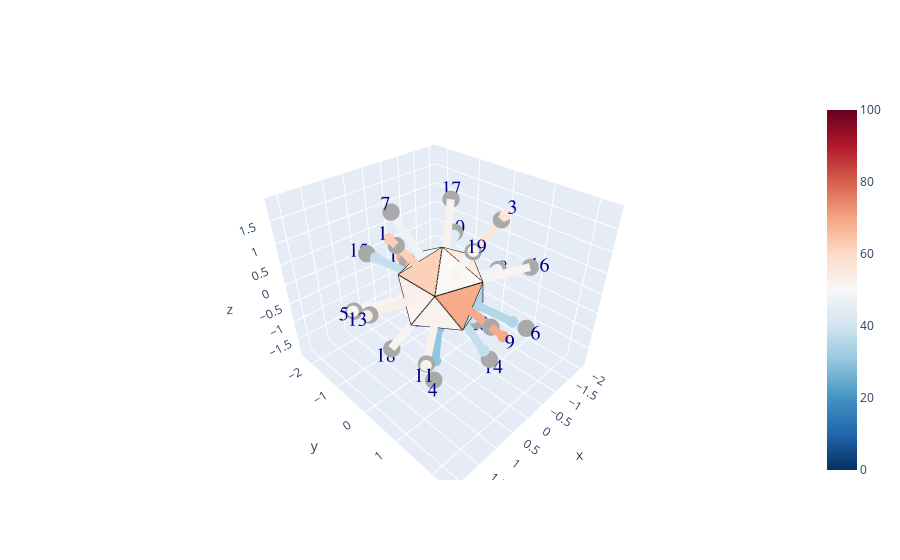

Notebook cell for this chart:
### Code cell
display_dice(test_dice.iloc[:,0], cmap='rdbu_r')
# display_dice(test_dice_2.iloc[:-1,3])

#Not bad, but the face vectors could be better. Maybe need an outline.

#Also, should be uniform color for any spots that are within expected
#variance. Only color up the ones outside it!

### Figure 1 — Plotly figure (JSON) as saved in the notebook; plotly's stock layout.template omitted (floating-point values rounded to 4 significant figures)
{"data": [{"cmax": 100, "cmin": 0, "colorscale": [[0, "rgb(5,48,97)"], [0.1, "rgb(33,102,172)"], [0.2, "rgb(67,147,195)"], [0.3, "rgb(146,197,222)"], [0.4, "rgb(209,229,240)"], [0.5, "rgb(247,247,247)"], [0.6, "rgb(253,219,199)"], [0.7, "rgb(244,165,130)"], [0.8, "rgb(214,96,77)"], [0.9, "rgb(178,24,43)"], [1, "rgb(103,0,31)"]], "i": [0, 6, 0, 2, 8, 2, 0, 4, 1, 5, 1, 6, 1, 2, 7, 3, 0, 8, 0, 4], "intensity": [62, 63, 56, 30, 51, 35, 48, 48, 69, 44, 52, 68, 53, 38, 38, 51, 52, 51, 51, 40], "intensitymode": "cell", "j": [1, 8, 3, 10, 9, 3, 7, 5, 2, 6, 2, 7, 9, 4, 8, 4, 5, 10, 1, 6], "k": [9, 11, 5, 11, 10, 4, 9, 6, 3, 7, 10, 8, 10, 11, 9, 5, 7, 11, 3, 11], "lighting": {"ambient": 1}, "type": "mesh3d", "x": [0, 0.7236, 0.2764, -0.2764, -0.7236, -0.8944, -0.7236, -0.2764, 0.2764, 0.7236, 0.8944, 1.225e-16], "y": [0, 0.5257, 0.8507, 0.8507, 0.5257, 1.095e-16, -0.5257, -0.8507, -0.8507, -0.5257, -2.191e-16, 0], "z": [1, 0.4472, -0.4472, 0.4472, -0.4472, 0.4472, -0.4472, 0.4472, -0.4472, 0.4472, -0.4472, -1]}, {"marker": {"color": "darkgray", "size": 6, "symbol": "circle"}, "mode": "markers", "type": "scatter3d", "x": [1.153, -0.3564, -0.9331, 0.9331, 1.51, -0.5767, 0.3564, -1.866, 0.5767, -1.51, 1.51, -0.5767, 1.866, -0.3564, 0.5767, -1.51, -0.9331, 0.9331, 0.3564, -1.153], "y": [-8.848e-17, -1.097, 0.678, 0.678, -1.097, 1.775, -1.097, 2.655e-16, 1.775, -1.097, 1.097, -1.775, -2.631e-16, 1.097, -1.775, 1.097, -0.678, -0.678, 1.097, 1.77e-16], "z": [1.51, -1.51, 1.51, -1.51, -0.3564, -0.3564, 1.51, -0.3564, 0.3564, 0.3564, -0.3564, -0.3564, 0.3564, -1.51, 0.3564, 0.3564, 1.51, -1.51, 1.51, -1.51]}, {"marker": {"color": 1, "opacity": 1, "size": 12}, "mode": "lines", "name": "vertices", "type": "scatter3d", "x": [0, 0.7236, -0.2764, 0, -0.8944, -0.2764, 0.2764, -0.7236, -0.2764, -0.8944, -0.7236, -0.7236, -0.8944, -0.2764, -0.7236, 0.2764, -0.2764, 0, 0.7236, -0.2764, 0.2764, 0.7236, 0.7236, 0.8944, 0.2764, 1.225e-16, 0.8944, 0.2764, 1.225e-16, -0.7236, -0.7236, 1.225e-16, 0.8944, 0.7236, 0.7236, 0.2764], "y": [0, 0.5257, 0.8507, 0, 1.095e-16, 0.8507, 0.8507, 0.5257, 0.8507, 1.095e-16, 0.5257, -0.5257, 1.095e-16, -0.8507, -0.5257, -0.8507, -0.8507, 0, -0.5257, -0.8507, -0.8507, -0.5257, 0.5257, -2.191e-16, -0.8507, 0, -2.191e-16, 0.8507, 0, 0.5257, -0.5257, 0, -2.191e-16, -0.5257, 0.5257, 0.8507], "z": [1, 0.4472, 0.4472, 1, 0.4472, 0.4472, -0.4472, -0.4472, 0.4472, 0.4472, -0.4472, -0.4472, 0.4472, 0.4472, -0.4472, -0.4472, 0.4472, 1, 0.4472, 0.4472, -0.4472, 0.4472, 0.4472, -0.4472, -0.4472, -1, -0.4472, -0.4472, -1, -0.4472, -0.4472, -1, -0.4472, 0.4472, 0.4472, -0.4472]}, {"marker": {"cmax": 2, "cmin": 0, "color": [1.24, 1.24], "colorscale": [[0, "rgb(5,48,97)"], [0.1, "rgb(33,102,172)"], [0.2, "rgb(67,147,195)"], [0.3, "rgb(146,197,222)"], [0.4, "rgb(209,229,240)"], [0.5, "rgb(247,247,247)"], [0.6, "rgb(253,219,199)"], [0.7, "rgb(244,165,130)"], [0.8, "rgb(214,96,77)"], [0.9, "rgb(178,24,43)"], [1, "rgb(103,0,31)"]], "size": 4}, "mode": "markers", "type": "scatter3d", "x": [1.299, 0.5026], "y": [-9.966e-17, -3.856e-17], "z": [1.701, 0.658]}, {"line": {"cmax": 2, "cmin": 0, "color": [1.24, 1.24], "colorscale": [[0, "rgb(5,48,97)"], [0.1, "rgb(33,102,172)"], [0.2, "rgb(67,147,195)"], [0.3, "rgb(146,197,222)"], [0.4, "rgb(209,229,240)"], [0.5, "rgb(247,247,247)"], [0.6, "rgb(253,219,199)"], [0.7, "rgb(244,165,130)"], [0.8, "rgb(214,96,77)"], [0.9, "rgb(178,24,43)"], [1, "rgb(103,0,31)"]], "width": 16}, "marker": {"cmax": 2, "cmin": 0, "color": [1.24, 1.24], "colorscale": [[0, "rgb(5,48,97)"], [0.1, "rgb(33,102,172)"], [0.2, "rgb(67,147,195)"], [0.3, "rgb(146,197,222)"], [0.4, "rgb(209,229,240)"], [0.5, "rgb(247,247,247)"], [0.6, "rgb(253,219,199)"], [0.7, "rgb(244,165,130)"], [0.8, "rgb(214,96,77)"], [0.9, "rgb(178,24,43)"], [1, "rgb(103,0,31)"]], "size": 3}, "mode": "lines+markers", "type": "scatter3d", "x": [1.299, 0.5026], "y": [-9.966e-17, -3.856e-17], "z": [1.701, 0.658]}, {"marker": {"cmax": 2, "cmin": 0, "color": [1.26, 1.26], "colorscale": [[0, "rgb(5,48,97)"], [0.1, "rgb(33,102,172)"], [0.2, "rgb(67,147,195)"], [0.3, "rgb(146,197,222)"], [0.4, "rgb(209,229,240)"], [0.5, "rgb(247,247,247)"], [0.6, "rgb(253,219,199)"], [0.7, "rgb(244,165,130)"], [0.8, "rgb(214,96,77)"], [0.9, "rgb(178,24,43)"], [1, "rgb(103,0,31)"]], "size": 4}, "mode": "markers", "type": "scatter3d", "x": [-0.4052, -0.1553], "y": [-1.247, -0.478], "z": [-1.716, -0.658]}, {"line": {"cmax": 2, "cmin": 0, "color": [1.26, 1.26], "colorscale": [[0, "rgb(5,48,97)"], [0.1, "rgb(33,102,172)"], [0.2, "rgb(67,147,195)"], [0.3, "rgb(146,197,222)"], [0.4, "rgb(209,229,240)"], [0.5, "rgb(247,247,247)"], [0.6, "rgb(253,219,199)"], [0.7, "rgb(244,165,130)"], [0.8, "rgb(214,96,77)"], [0.9, "rgb(178,24,43)"], [1, "rgb(103,0,31)"]], "width": 16}, "marker": {"cmax": 2, "cmin": 0, "color": [1.26, 1.26], "colorscale": [[0, "rgb(5,48,97)"], [0.1, "rgb(33,102,172)"], [0.2, "rgb(67,147,195)"], [0.3, "rgb(146,197,222)"], [0.4, "rgb(209,229,240)"], [0.5, "rgb(247,247,247)"], [0.6, "rgb(253,219,199)"], [0.7, "rgb(244,165,130)"], [0.8, "rgb(214,96,77)"], [0.9, "rgb(178,24,43)"], [1, "rgb(103,0,31)"]], "size": 3}, "mode": "lines+markers", "type": "scatter3d", "x": [-0.4052, -0.1553], "y": [-1.247, -0.478], "z": [-1.716, -0.658]}, {"marker": {"cmax": 2, "cmin": 0, "color": [1.12, 1.12], "colorscale": [[0, "rgb(5,48,97)"], [0.1, "rgb(33,102,172)"], [0.2, "rgb(67,147,195)"], [0.3, "rgb(146,197,222)"], [0.4, "rgb(209,229,240)"], [0.5, "rgb(247,247,247)"], [0.6, "rgb(253,219,199)"], [0.7, "rgb(244,165,130)"], [0.8, "rgb(214,96,77)"], [0.9, "rgb(178,24,43)"], [1, "rgb(103,0,31)"]], "size": 4}, "mode": "markers", "type": "scatter3d", "x": [-0.9921, -0.4067], "y": [0.7208, 0.2954], "z": [1.605, 0.658]}, {"line": {"cmax": 2, "cmin": 0, "color": [1.12, 1.12], "colorscale": [[0, "rgb(5,48,97)"], [0.1, "rgb(33,102,172)"], [0.2, "rgb(67,147,195)"], [0.3, "rgb(146,197,222)"], [0.4, "rgb(209,229,240)"], [0.5, "rgb(247,247,247)"], [0.6, "rgb(253,219,199)"], [0.7, "rgb(244,165,130)"], [0.8, "rgb(214,96,77)"], [0.9, "rgb(178,24,43)"], [1, "rgb(103,0,31)"]], "width": 16}, "marker": {"cmax": 2, "cmin": 0, "color": [1.12, 1.12], "colorscale": [[0, "rgb(5,48,97)"], [0.1, "rgb(33,102,172)"], [0.2, "rgb(67,147,195)"], [0.3, "rgb(146,197,222)"], [0.4, "rgb(209,229,240)"], [0.5, "rgb(247,247,247)"], [0.6, "rgb(253,219,199)"], [0.7, "rgb(244,165,130)"], [0.8, "rgb(214,96,77)"], [0.9, "rgb(178,24,43)"], [1, "rgb(103,0,31)"]], "size": 3}, "mode": "lines+markers", "type": "scatter3d", "x": [-0.9921, -0.4067], "y": [0.7208, 0.2954], "z": [1.605, 0.658]}, {"marker": {"cmax": 2, "cmin": 0, "color": [0.6, 0.6], "colorscale": [[0, "rgb(5,48,97)"], [0.1, "rgb(33,102,172)"], [0.2, "rgb(67,147,195)"], [0.3, "rgb(146,197,222)"], [0.4, "rgb(209,229,240)"], [0.5, "rgb(247,247,247)"], [0.6, "rgb(253,219,199)"], [0.7, "rgb(244,165,130)"], [0.8, "rgb(214,96,77)"], [0.9, "rgb(178,24,43)"], [1, "rgb(103,0,31)"]], "size": 4}, "mode": "markers", "type": "scatter3d", "x": [0.7367, 0.4067], "y": [0.5352, 0.2954], "z": [-1.192, -0.658]}, {"line": {"cmax": 2, "cmin": 0, "color": [0.6, 0.6], "colorscale": [[0, "rgb(5,48,97)"], [0.1, "rgb(33,102,172)"], [0.2, "rgb(67,147,195)"], [0.3, "rgb(146,197,222)"], [0.4, "rgb(209,229,240)"], [0.5, "rgb(247,247,247)"], [0.6, "rgb(253,219,199)"], [0.7, "rgb(244,165,130)"], [0.8, "rgb(214,96,77)"], [0.9, "rgb(178,24,43)"], [1, "rgb(103,0,31)"]], "width": 16}, "marker": {"cmax": 2, "cmin": 0, "color": [0.6, 0.6], "colorscale": [[0, "rgb(5,48,97)"], [0.1, "rgb(33,102,172)"], [0.2, "rgb(67,147,195)"], [0.3, "rgb(146,197,222)"], [0.4, "rgb(209,229,240)"], [0.5, "rgb(247,247,247)"], [0.6, "rgb(253,219,199)"], [0.7, "rgb(244,165,130)"], [0.8, "rgb(214,96,77)"], [0.9, "rgb(178,24,43)"], [1, "rgb(103,0,31)"]], "size": 3}, "mode": "lines+markers", "type": "scatter3d", "x": [0.7367, 0.4067], "y": [0.5352, 0.2954], "z": [-1.192, -0.658]}, {"marker": {"cmax": 2, "cmin": 0, "color": [1.02, 1.02], "colorscale": [[0, "rgb(5,48,97)"], [0.1, "rgb(33,102,172)"], [0.2, "rgb(67,147,195)"], [0.3, "rgb(146,197,222)"], [0.4, "rgb(209,229,240)"], [0.5, "rgb(247,247,247)"], [0.6, "rgb(253,219,199)"], [0.7, "rgb(244,165,130)"], [0.8, "rgb(214,96,77)"], [0.9, "rgb(178,24,43)"], [1, "rgb(103,0,31)"]], "size": 4}, "mode": "markers", "type": "scatter3d", "x": [1.526, 0.658], "y": [-1.109, -0.478], "z": [-0.3602, -0.1553]}, {"line": {"cmax": 2, "cmin": 0, "color": [1.02, 1.02], "colorscale": [[0, "rgb(5,48,97)"], [0.1, "rgb(33,102,172)"], [0.2, "rgb(67,147,195)"], [0.3, "rgb(146,197,222)"], [0.4, "rgb(209,229,240)"], [0.5, "rgb(247,247,247)"], [0.6, "rgb(253,219,199)"], [0.7, "rgb(244,165,130)"], [0.8, "rgb(214,96,77)"], [0.9, "rgb(178,24,43)"], [1, "rgb(103,0,31)"]], "width": 16}, "marker": {"cmax": 2, "cmin": 0, "color": [1.02, 1.02], "colorscale": [[0, "rgb(5,48,97)"], [0.1, "rgb(33,102,172)"], [0.2, "rgb(67,147,195)"], [0.3, "rgb(146,197,222)"], [0.4, "rgb(209,229,240)"], [0.5, "rgb(247,247,247)"], [0.6, "rgb(253,219,199)"], [0.7, "rgb(244,165,130)"], [0.8, "rgb(214,96,77)"], [0.9, "rgb(178,24,43)"], [1, "rgb(103,0,31)"]], "size": 3}, "mode": "lines+markers", "type": "scatter3d", "x": [1.526, 0.658], "y": [-1.109, -0.478], "z": [-0.3602, -0.1553]}, {"marker": {"cmax": 2, "cmin": 0, "color": [0.7, 0.7], "colorscale": [[0, "rgb(5,48,97)"], [0.1, "rgb(33,102,172)"], [0.2, "rgb(67,147,195)"], [0.3, "rgb(146,197,222)"], [0.4, "rgb(209,229,240)"], [0.5, "rgb(247,247,247)"], [0.6, "rgb(253,219,199)"], [0.7, "rgb(244,165,130)"], [0.8, "rgb(214,96,77)"], [0.9, "rgb(178,24,43)"], [1, "rgb(103,0,31)"]], "size": 4}, "mode": "markers", "type": "scatter3d", "x": [-0.4856, -0.2513], "y": [1.495, 0.7735], "z": [-0.3001, -0.1553]}, {"line": {"cmax": 2, "cmin": 0, "color": [0.7, 0.7], "colorscale": [[0, "rgb(5,48,97)"], [0.1, "rgb(33,102,172)"], [0.2, "rgb(67,147,195)"], [0.3, "rgb(146,197,222)"], [0.4, "rgb(209,229,240)"], [0.5, "rgb(247,247,247)"], [0.6, "rgb(253,219,199)"], [0.7, "rgb(244,165,130)"], [0.8, "rgb(214,96,77)"], [0.9, "rgb(178,24,43)"], [1, "rgb(103,0,31)"]], "width": 16}, "marker": {"cmax": 2, "cmin": 0, "color": [0.7, 0.7], "colorscale": [[0, "rgb(5,48,97)"], [0.1, "rgb(33,102,172)"], [0.2, "rgb(67,147,195)"], [0.3, "rgb(146,197,222)"], [0.4, "rgb(209,229,240)"], [0.5, "rgb(247,247,247)"], [0.6, "rgb(253,219,199)"], [0.7, "rgb(244,165,130)"], [0.8, "rgb(214,96,77)"], [0.9, "rgb(178,24,43)"], [1, "rgb(103,0,31)"]], "size": 3}, "mode": "lines+markers", "type": "scatter3d", "x": [-0.4856, -0.2513], "y": [1.495, 0.7735], "z": [-0.3001, -0.1553]}, {"marker": {"cmax": 2, "cmin": 0, "color": [0.96, 0.96], "colorscale": [[0, "rgb(5,48,97)"], [0.1, "rgb(33,102,172)"], [0.2, "rgb(67,147,195)"], [0.3, "rgb(146,197,222)"], [0.4, "rgb(209,229,240)"], [0.5, "rgb(247,247,247)"], [0.6, "rgb(253,219,199)"], [0.7, "rgb(244,165,130)"], [0.8, "rgb(214,96,77)"], [0.9, "rgb(178,24,43)"], [1, "rgb(103,0,31)"]], "size": 4}, "mode": "markers", "type": "scatter3d", "x": [0.3489, 0.1553], "y": [-1.074, -0.478], "z": [1.478, 0.658]}, {"line": {"cmax": 2, "cmin": 0, "color": [0.96, 0.96], "colorscale": [[0, "rgb(5,48,97)"], [0.1, "rgb(33,102,172)"], [0.2, "rgb(67,147,195)"], [0.3, "rgb(146,197,222)"], [0.4, "rgb(209,229,240)"], [0.5, "rgb(247,247,247)"], [0.6, "rgb(253,219,199)"], [0.7, "rgb(244,165,130)"], [0.8, "rgb(214,96,77)"], [0.9, "rgb(178,24,43)"], [1, "rgb(103,0,31)"]], "width": 16}, "marker": {"cmax": 2, "cmin": 0, "color": [0.96, 0.96], "colorscale": [[0, "rgb(5,48,97)"], [0.1, "rgb(33,102,172)"], [0.2, "rgb(67,147,195)"], [0.3, "rgb(146,197,222)"], [0.4, "rgb(209,229,240)"], [0.5, "rgb(247,247,247)"], [0.6, "rgb(253,219,199)"], [0.7, "rgb(244,165,130)"], [0.8, "rgb(214,96,77)"], [0.9, "rgb(178,24,43)"], [1, "rgb(103,0,31)"]], "size": 3}, "mode": "lines+markers", "type": "scatter3d", "x": [0.3489, 0.1553], "y": [-1.074, -0.478], "z": [1.478, 0.658]}, {"marker": {"cmax": 2, "cmin": 0, "color": [0.96, 0.96], "colorscale": [[0, "rgb(5,48,97)"], [0.1, "rgb(33,102,172)"], [0.2, "rgb(67,147,195)"], [0.3, "rgb(146,197,222)"], [0.4, "rgb(209,229,240)"], [0.5, "rgb(247,247,247)"], [0.6, "rgb(253,219,199)"], [0.7, "rgb(244,165,130)"], [0.8, "rgb(214,96,77)"], [0.9, "rgb(178,24,43)"], [1, "rgb(103,0,31)"]], "size": 4}, "mode": "markers", "type": "scatter3d", "x": [-1.827, -0.8133], "y": [2.599e-16, 1.157e-16], "z": [-0.3489, -0.1553]}, {"line": {"cmax": 2, "cmin": 0, "color": [0.96, 0.96], "colorscale": [[0, "rgb(5,48,97)"], [0.1, "rgb(33,102,172)"], [0.2, "rgb(67,147,195)"], [0.3, "rgb(146,197,222)"], [0.4, "rgb(209,229,240)"], [0.5, "rgb(247,247,247)"], [0.6, "rgb(253,219,199)"], [0.7, "rgb(244,165,130)"], [0.8, "rgb(214,96,77)"], [0.9, "rgb(178,24,43)"], [1, "rgb(103,0,31)"]], "width": 16}, "marker": {"cmax": 2, "cmin": 0, "color": [0.96, 0.96], "colorscale": [[0, "rgb(5,48,97)"], [0.1, "rgb(33,102,172)"], [0.2, "rgb(67,147,195)"], [0.3, "rgb(146,197,222)"], [0.4, "rgb(209,229,240)"], [0.5, "rgb(247,247,247)"], [0.6, "rgb(253,219,199)"], [0.7, "rgb(244,165,130)"], [0.8, "rgb(214,96,77)"], [0.9, "rgb(178,24,43)"], [1, "rgb(103,0,31)"]], "size": 3}, "mode": "lines+markers", "type": "scatter3d", "x": [-1.827, -0.8133], "y": [2.599e-16, 1.157e-16], "z": [-0.3489, -0.1553]}, {"marker": {"cmax": 2, "cmin": 0, "color": [1.38, 1.38], "colorscale": [[0, "rgb(5,48,97)"], [0.1, "rgb(33,102,172)"], [0.2, "rgb(67,147,195)"], [0.3, "rgb(146,197,222)"], [0.4, "rgb(209,229,240)"], [0.5, "rgb(247,247,247)"], [0.6, "rgb(253,219,199)"], [0.7, "rgb(244,165,130)"], [0.8, "rgb(214,96,77)"], [0.9, "rgb(178,24,43)"], [1, "rgb(103,0,31)"]], "size": 4}, "mode": "markers", "type": "scatter3d", "x": [0.6921, 0.2513], "y": [2.13, 0.7735], "z": [0.4277, 0.1553]}, {"line": {"cmax": 2, "cmin": 0, "color": [1.38, 1.38], "colorscale": [[0, "rgb(5,48,97)"], [0.1, "rgb(33,102,172)"], [0.2, "rgb(67,147,195)"], [0.3, "rgb(146,197,222)"], [0.4, "rgb(209,229,240)"], [0.5, "rgb(247,247,247)"], [0.6, "rgb(253,219,199)"], [0.7, "rgb(244,165,130)"], [0.8, "rgb(214,96,77)"], [0.9, "rgb(178,24,43)"], [1, "rgb(103,0,31)"]], "width": 16}, "marker": {"cmax": 2, "cmin": 0, "color": [1.38, 1.38], "colorscale": [[0, "rgb(5,48,97)"], [0.1, "rgb(33,102,172)"], [0.2, "rgb(67,147,195)"], [0.3, "rgb(146,197,222)"], [0.4, "rgb(209,229,240)"], [0.5, "rgb(247,247,247)"], [0.6, "rgb(253,219,199)"], [0.7, "rgb(244,165,130)"], [0.8, "rgb(214,96,77)"], [0.9, "rgb(178,24,43)"], [1, "rgb(103,0,31)"]], "size": 3}, "mode": "lines+markers", "type": "scatter3d", "x": [0.6921, 0.2513], "y": [2.13, 0.7735], "z": [0.4277, 0.1553]}, {"marker": {"cmax": 2, "cmin": 0, "color": [0.88, 0.88], "colorscale": [[0, "rgb(5,48,97)"], [0.1, "rgb(33,102,172)"], [0.2, "rgb(67,147,195)"], [0.3, "rgb(146,197,222)"], [0.4, "rgb(209,229,240)"], [0.5, "rgb(247,247,247)"], [0.6, "rgb(253,219,199)"], [0.7, "rgb(244,165,130)"], [0.8, "rgb(214,96,77)"], [0.9, "rgb(178,24,43)"], [1, "rgb(103,0,31)"]], "size": 4}, "mode": "markers", "type": "scatter3d", "x": [-1.414, -0.658], "y": [-1.028, -0.478], "z": [0.3339, 0.1553]}, {"line": {"cmax": 2, "cmin": 0, "color": [0.88, 0.88], "colorscale": [[0, "rgb(5,48,97)"], [0.1, "rgb(33,102,172)"], [0.2, "rgb(67,147,195)"], [0.3, "rgb(146,197,222)"], [0.4, "rgb(209,229,240)"], [0.5, "rgb(247,247,247)"], [0.6, "rgb(253,219,199)"], [0.7, "rgb(244,165,130)"], [0.8, "rgb(214,96,77)"], [0.9, "rgb(178,24,43)"], [1, "rgb(103,0,31)"]], "width": 16}, "marker": {"cmax": 2, "cmin": 0, "color": [0.88, 0.88], "colorscale": [[0, "rgb(5,48,97)"], [0.1, "rgb(33,102,172)"], [0.2, "rgb(67,147,195)"], [0.3, "rgb(146,197,222)"], [0.4, "rgb(209,229,240)"], [0.5, "rgb(247,247,247)"], [0.6, "rgb(253,219,199)"], [0.7, "rgb(244,165,130)"], [0.8, "rgb(214,96,77)"], [0.9, "rgb(178,24,43)"], [1, "rgb(103,0,31)"]], "size": 3}, "mode": "lines+markers", "type": "scatter3d", "x": [-1.414, -0.658], "y": [-1.028, -0.478], "z": [0.3339, 0.1553]}, {"marker": {"cmax": 2, "cmin": 0, "color": [1.04, 1.04], "colorscale": [[0, "rgb(5,48,97)"], [0.1, "rgb(33,102,172)"], [0.2, "rgb(67,147,195)"], [0.3, "rgb(146,197,222)"], [0.4, "rgb(209,229,240)"], [0.5, "rgb(247,247,247)"], [0.6, "rgb(253,219,199)"], [0.7, "rgb(244,165,130)"], [0.8, "rgb(214,96,77)"], [0.9, "rgb(178,24,43)"], [1, "rgb(103,0,31)"]], "size": 4}, "mode": "markers", "type": "scatter3d", "x": [1.542, 0.658], "y": [1.12, 0.478], "z": [-0.3639, -0.1553]}, {"line": {"cmax": 2, "cmin": 0, "color": [1.04, 1.04], "colorscale": [[0, "rgb(5,48,97)"], [0.1, "rgb(33,102,172)"], [0.2, "rgb(67,147,195)"], [0.3, "rgb(146,197,222)"], [0.4, "rgb(209,229,240)"], [0.5, "rgb(247,247,247)"], [0.6, "rgb(253,219,199)"], [0.7, "rgb(244,165,130)"], [0.8, "rgb(214,96,77)"], [0.9, "rgb(178,24,43)"], [1, "rgb(103,0,31)"]], "width": 16}, "marker": {"cmax": 2, "cmin": 0, "color": [1.04, 1.04], "colorscale": [[0, "rgb(5,48,97)"], [0.1, "rgb(33,102,172)"], [0.2, "rgb(67,147,195)"], [0.3, "rgb(146,197,222)"], [0.4, "rgb(209,229,240)"], [0.5, "rgb(247,247,247)"], [0.6, "rgb(253,219,199)"], [0.7, "rgb(244,165,130)"], [0.8, "rgb(214,96,77)"], [0.9, "rgb(178,24,43)"], [1, "rgb(103,0,31)"]], "size": 3}, "mode": "lines+markers", "type": "scatter3d", "x": [1.542, 0.658], "y": [1.12, 0.478], "z": [-0.3639, -0.1553]}, {"marker": {"cmax": 2, "cmin": 0, "color": [1.36, 1.36], "colorscale": [[0, "rgb(5,48,97)"], [0.1, "rgb(33,102,172)"], [0.2, "rgb(67,147,195)"], [0.3, "rgb(146,197,222)"], [0.4, "rgb(209,229,240)"], [0.5, "rgb(247,247,247)"], [0.6, "rgb(253,219,199)"], [0.7, "rgb(244,165,130)"], [0.8, "rgb(214,96,77)"], [0.9, "rgb(178,24,43)"], [1, "rgb(103,0,31)"]], "size": 4}, "mode": "markers", "type": "scatter3d", "x": [-0.686, -0.2513], "y": [-2.111, -0.7735], "z": [-0.424, -0.1553]}, {"line": {"cmax": 2, "cmin": 0, "color": [1.36, 1.36], "colorscale": [[0, "rgb(5,48,97)"], [0.1, "rgb(33,102,172)"], [0.2, "rgb(67,147,195)"], [0.3, "rgb(146,197,222)"], [0.4, "rgb(209,229,240)"], [0.5, "rgb(247,247,247)"], [0.6, "rgb(253,219,199)"], [0.7, "rgb(244,165,130)"], [0.8, "rgb(214,96,77)"], [0.9, "rgb(178,24,43)"], [1, "rgb(103,0,31)"]], "width": 16}, "marker": {"cmax": 2, "cmin": 0, "color": [1.36, 1.36], "colorscale": [[0, "rgb(5,48,97)"], [0.1, "rgb(33,102,172)"], [0.2, "rgb(67,147,195)"], [0.3, "rgb(146,197,222)"], [0.4, "rgb(209,229,240)"], [0.5, "rgb(247,247,247)"], [0.6, "rgb(253,219,199)"], [0.7, "rgb(244,165,130)"], [0.8, "rgb(214,96,77)"], [0.9, "rgb(178,24,43)"], [1, "rgb(103,0,31)"]], "size": 3}, "mode": "lines+markers", "type": "scatter3d", "x": [-0.686, -0.2513], "y": [-2.111, -0.7735], "z": [-0.424, -0.1553]}, {"marker": {"cmax": 2, "cmin": 0, "color": [1.06, 1.06], "colorscale": [[0, "rgb(5,48,97)"], [0.1, "rgb(33,102,172)"], [0.2, "rgb(67,147,195)"], [0.3, "rgb(146,197,222)"], [0.4, "rgb(209,229,240)"], [0.5, "rgb(247,247,247)"], [0.6, "rgb(253,219,199)"], [0.7, "rgb(244,165,130)"], [0.8, "rgb(214,96,77)"], [0.9, "rgb(178,24,43)"], [1, "rgb(103,0,31)"]], "size": 4}, "mode": "markers", "type": "scatter3d", "x": [1.925, 0.8133], "y": [-2.714e-16, -1.146e-16], "z": [0.3677, 0.1553]}, {"line": {"cmax": 2, "cmin": 0, "color": [1.06, 1.06], "colorscale": [[0, "rgb(5,48,97)"], [0.1, "rgb(33,102,172)"], [0.2, "rgb(67,147,195)"], [0.3, "rgb(146,197,222)"], [0.4, "rgb(209,229,240)"], [0.5, "rgb(247,247,247)"], [0.6, "rgb(253,219,199)"], [0.7, "rgb(244,165,130)"], [0.8, "rgb(214,96,77)"], [0.9, "rgb(178,24,43)"], [1, "rgb(103,0,31)"]], "width": 16}, "marker": {"cmax": 2, "cmin": 0, "color": [1.06, 1.06], "colorscale": [[0, "rgb(5,48,97)"], [0.1, "rgb(33,102,172)"], [0.2, "rgb(67,147,195)"], [0.3, "rgb(146,197,222)"], [0.4, "rgb(209,229,240)"], [0.5, "rgb(247,247,247)"], [0.6, "rgb(253,219,199)"], [0.7, "rgb(244,165,130)"], [0.8, "rgb(214,96,77)"], [0.9, "rgb(178,24,43)"], [1, "rgb(103,0,31)"]], "size": 3}, "mode": "lines+markers", "type": "scatter3d", "x": [1.925, 0.8133], "y": [-2.714e-16, -1.146e-16], "z": [0.3677, 0.1553]}, {"marker": {"cmax": 2, "cmin": 0, "color": [0.76, 0.76], "colorscale": [[0, "rgb(5,48,97)"], [0.1, "rgb(33,102,172)"], [0.2, "rgb(67,147,195)"], [0.3, "rgb(146,197,222)"], [0.4, "rgb(209,229,240)"], [0.5, "rgb(247,247,247)"], [0.6, "rgb(253,219,199)"], [0.7, "rgb(244,165,130)"], [0.8, "rgb(214,96,77)"], [0.9, "rgb(178,24,43)"], [1, "rgb(103,0,31)"]], "size": 4}, "mode": "markers", "type": "scatter3d", "x": [-0.3114, -0.1553], "y": [0.9584, 0.478], "z": [-1.319, -0.658]}, {"line": {"cmax": 2, "cmin": 0, "color": [0.76, 0.76], "colorscale": [[0, "rgb(5,48,97)"], [0.1, "rgb(33,102,172)"], [0.2, "rgb(67,147,195)"], [0.3, "rgb(146,197,222)"], [0.4, "rgb(209,229,240)"], [0.5, "rgb(247,247,247)"], [0.6, "rgb(253,219,199)"], [0.7, "rgb(244,165,130)"], [0.8, "rgb(214,96,77)"], [0.9, "rgb(178,24,43)"], [1, "rgb(103,0,31)"]], "width": 16}, "marker": {"cmax": 2, "cmin": 0, "color": [0.76, 0.76], "colorscale": [[0, "rgb(5,48,97)"], [0.1, "rgb(33,102,172)"], [0.2, "rgb(67,147,195)"], [0.3, "rgb(146,197,222)"], [0.4, "rgb(209,229,240)"], [0.5, "rgb(247,247,247)"], [0.6, "rgb(253,219,199)"], [0.7, "rgb(244,165,130)"], [0.8, "rgb(214,96,77)"], [0.9, "rgb(178,24,43)"], [1, "rgb(103,0,31)"]], "size": 3}, "mode": "lines+markers", "type": "scatter3d", "x": [-0.3114, -0.1553], "y": [0.9584, 0.478], "z": [-1.319, -0.658]}, {"marker": {"cmax": 2, "cmin": 0, "color": [0.76, 0.76], "colorscale": [[0, "rgb(5,48,97)"], [0.1, "rgb(33,102,172)"], [0.2, "rgb(67,147,195)"], [0.3, "rgb(146,197,222)"], [0.4, "rgb(209,229,240)"], [0.5, "rgb(247,247,247)"], [0.6, "rgb(253,219,199)"], [0.7, "rgb(244,165,130)"], [0.8, "rgb(214,96,77)"], [0.9, "rgb(178,24,43)"], [1, "rgb(103,0,31)"]], "size": 4}, "mode": "markers", "type": "scatter3d", "x": [0.5039, 0.2513], "y": [-1.551, -0.7735], "z": [0.3114, 0.1553]}, {"line": {"cmax": 2, "cmin": 0, "color": [0.76, 0.76], "colorscale": [[0, "rgb(5,48,97)"], [0.1, "rgb(33,102,172)"], [0.2, "rgb(67,147,195)"], [0.3, "rgb(146,197,222)"], [0.4, "rgb(209,229,240)"], [0.5, "rgb(247,247,247)"], [0.6, "rgb(253,219,199)"], [0.7, "rgb(244,165,130)"], [0.8, "rgb(214,96,77)"], [0.9, "rgb(178,24,43)"], [1, "rgb(103,0,31)"]], "width": 16}, "marker": {"cmax": 2, "cmin": 0, "color": [0.76, 0.76], "colorscale": [[0, "rgb(5,48,97)"], [0.1, "rgb(33,102,172)"], [0.2, "rgb(67,147,195)"], [0.3, "rgb(146,197,222)"], [0.4, "rgb(209,229,240)"], [0.5, "rgb(247,247,247)"], [0.6, "rgb(253,219,199)"], [0.7, "rgb(244,165,130)"], [0.8, "rgb(214,96,77)"], [0.9, "rgb(178,24,43)"], [1, "rgb(103,0,31)"]], "size": 3}, "mode": "lines+markers", "type": "scatter3d", "x": [0.5039, 0.2513], "y": [-1.551, -0.7735], "z": [0.3114, 0.1553]}, {"marker": {"cmax": 2, "cmin": 0, "color": [1.02, 1.02], "colorscale": [[0, "rgb(5,48,97)"], [0.1, "rgb(33,102,172)"], [0.2, "rgb(67,147,195)"], [0.3, "rgb(146,197,222)"], [0.4, "rgb(209,229,240)"], [0.5, "rgb(247,247,247)"], [0.6, "rgb(253,219,199)"], [0.7, "rgb(244,165,130)"], [0.8, "rgb(214,96,77)"], [0.9, "rgb(178,24,43)"], [1, "rgb(103,0,31)"]], "size": 4}, "mode": "markers", "type": "scatter3d", "x": [-1.526, -0.658], "y": [1.109, 0.478], "z": [0.3602, 0.1553]}, {"line": {"cmax": 2, "cmin": 0, "color": [1.02, 1.02], "colorscale": [[0, "rgb(5,48,97)"], [0.1, "rgb(33,102,172)"], [0.2, "rgb(67,147,195)"], [0.3, "rgb(146,197,222)"], [0.4, "rgb(209,229,240)"], [0.5, "rgb(247,247,247)"], [0.6, "rgb(253,219,199)"], [0.7, "rgb(244,165,130)"], [0.8, "rgb(214,96,77)"], [0.9, "rgb(178,24,43)"], [1, "rgb(103,0,31)"]], "width": 16}, "marker": {"cmax": 2, "cmin": 0, "color": [1.02, 1.02], "colorscale": [[0, "rgb(5,48,97)"], [0.1, "rgb(33,102,172)"], [0.2, "rgb(67,147,195)"], [0.3, "rgb(146,197,222)"], [0.4, "rgb(209,229,240)"], [0.5, "rgb(247,247,247)"], [0.6, "rgb(253,219,199)"], [0.7, "rgb(244,165,130)"], [0.8, "rgb(214,96,77)"], [0.9, "rgb(178,24,43)"], [1, "rgb(103,0,31)"]], "size": 3}, "mode": "lines+markers", "type": "scatter3d", "x": [-1.526, -0.658], "y": [1.109, 0.478], "z": [0.3602, 0.1553]}, {"marker": {"cmax": 2, "cmin": 0, "color": [1.04, 1.04], "colorscale": [[0, "rgb(5,48,97)"], [0.1, "rgb(33,102,172)"], [0.2, "rgb(67,147,195)"], [0.3, "rgb(146,197,222)"], [0.4, "rgb(209,229,240)"], [0.5, "rgb(247,247,247)"], [0.6, "rgb(253,219,199)"], [0.7, "rgb(244,165,130)"], [0.8, "rgb(214,96,77)"], [0.9, "rgb(178,24,43)"], [1, "rgb(103,0,31)"]], "size": 4}, "mode": "markers", "type": "scatter3d", "x": [-0.9528, -0.4067], "y": [-0.6922, -0.2954], "z": [1.542, 0.658]}, {"line": {"cmax": 2, "cmin": 0, "color": [1.04, 1.04], "colorscale": [[0, "rgb(5,48,97)"], [0.1, "rgb(33,102,172)"], [0.2, "rgb(67,147,195)"], [0.3, "rgb(146,197,222)"], [0.4, "rgb(209,229,240)"], [0.5, "rgb(247,247,247)"], [0.6, "rgb(253,219,199)"], [0.7, "rgb(244,165,130)"], [0.8, "rgb(214,96,77)"], [0.9, "rgb(178,24,43)"], [1, "rgb(103,0,31)"]], "width": 16}, "marker": {"cmax": 2, "cmin": 0, "color": [1.04, 1.04], "colorscale": [[0, "rgb(5,48,97)"], [0.1, "rgb(33,102,172)"], [0.2, "rgb(67,147,195)"], [0.3, "rgb(146,197,222)"], [0.4, "rgb(209,229,240)"], [0.5, "rgb(247,247,247)"], [0.6, "rgb(253,219,199)"], [0.7, "rgb(244,165,130)"], [0.8, "rgb(214,96,77)"], [0.9, "rgb(178,24,43)"], [1, "rgb(103,0,31)"]], "size": 3}, "mode": "lines+markers", "type": "scatter3d", "x": [-0.9528, -0.4067], "y": [-0.6922, -0.2954], "z": [1.542, 0.658]}, {"marker": {"cmax": 2, "cmin": 0, "color": [1.02, 1.02], "colorscale": [[0, "rgb(5,48,97)"], [0.1, "rgb(33,102,172)"], [0.2, "rgb(67,147,195)"], [0.3, "rgb(146,197,222)"], [0.4, "rgb(209,229,240)"], [0.5, "rgb(247,247,247)"], [0.6, "rgb(253,219,199)"], [0.7, "rgb(244,165,130)"], [0.8, "rgb(214,96,77)"], [0.9, "rgb(178,24,43)"], [1, "rgb(103,0,31)"]], "size": 4}, "mode": "markers", "type": "scatter3d", "x": [0.943, 0.4067], "y": [-0.6851, -0.2954], "z": [-1.526, -0.658]}, {"line": {"cmax": 2, "cmin": 0, "color": [1.02, 1.02], "colorscale": [[0, "rgb(5,48,97)"], [0.1, "rgb(33,102,172)"], [0.2, "rgb(67,147,195)"], [0.3, "rgb(146,197,222)"], [0.4, "rgb(209,229,240)"], [0.5, "rgb(247,247,247)"], [0.6, "rgb(253,219,199)"], [0.7, "rgb(244,165,130)"], [0.8, "rgb(214,96,77)"], [0.9, "rgb(178,24,43)"], [1, "rgb(103,0,31)"]], "width": 16}, "marker": {"cmax": 2, "cmin": 0, "color": [1.02, 1.02], "colorscale": [[0, "rgb(5,48,97)"], [0.1, "rgb(33,102,172)"], [0.2, "rgb(67,147,195)"], [0.3, "rgb(146,197,222)"], [0.4, "rgb(209,229,240)"], [0.5, "rgb(247,247,247)"], [0.6, "rgb(253,219,199)"], [0.7, "rgb(244,165,130)"], [0.8, "rgb(214,96,77)"], [0.9, "rgb(178,24,43)"], [1, "rgb(103,0,31)"]], "size": 3}, "mode": "lines+markers", "type": "scatter3d", "x": [0.943, 0.4067], "y": [-0.6851, -0.2954], "z": [-1.526, -0.658]}, {"marker": {"cmax": 2, "cmin": 0, "color": [1.02, 1.02], "colorscale": [[0, "rgb(5,48,97)"], [0.1, "rgb(33,102,172)"], [0.2, "rgb(67,147,195)"], [0.3, "rgb(146,197,222)"], [0.4, "rgb(209,229,240)"], [0.5, "rgb(247,247,247)"], [0.6, "rgb(253,219,199)"], [0.7, "rgb(244,165,130)"], [0.8, "rgb(214,96,77)"], [0.9, "rgb(178,24,43)"], [1, "rgb(103,0,31)"]], "size": 4}, "mode": "markers", "type": "scatter3d", "x": [0.3602, 0.1553], "y": [1.109, 0.478], "z": [1.526, 0.658]}, {"line": {"cmax": 2, "cmin": 0, "color": [1.02, 1.02], "colorscale": [[0, "rgb(5,48,97)"], [0.1, "rgb(33,102,172)"], [0.2, "rgb(67,147,195)"], [0.3, "rgb(146,197,222)"], [0.4, "rgb(209,229,240)"], [0.5, "rgb(247,247,247)"], [0.6, "rgb(253,219,199)"], [0.7, "rgb(244,165,130)"], [0.8, "rgb(214,96,77)"], [0.9, "rgb(178,24,43)"], [1, "rgb(103,0,31)"]], "width": 16}, "marker": {"cmax": 2, "cmin": 0, "color": [1.02, 1.02], "colorscale": [[0, "rgb(5,48,97)"], [0.1, "rgb(33,102,172)"], [0.2, "rgb(67,147,195)"], [0.3, "rgb(146,197,222)"], [0.4, "rgb(209,229,240)"], [0.5, "rgb(247,247,247)"], [0.6, "rgb(253,219,199)"], [0.7, "rgb(244,165,130)"], [0.8, "rgb(214,96,77)"], [0.9, "rgb(178,24,43)"], [1, "rgb(103,0,31)"]], "size": 3}, "mode": "lines+markers", "type": "scatter3d", "x": [0.3602, 0.1553], "y": [1.109, 0.478], "z": [1.526, 0.658]}, {"marker": {"cmax": 2, "cmin": 0, "color": [0.8, 0.8], "colorscale": [[0, "rgb(5,48,97)"], [0.1, "rgb(33,102,172)"], [0.2, "rgb(67,147,195)"], [0.3, "rgb(146,197,222)"], [0.4, "rgb(209,229,240)"], [0.5, "rgb(247,247,247)"], [0.6, "rgb(253,219,199)"], [0.7, "rgb(244,165,130)"], [0.8, "rgb(214,96,77)"], [0.9, "rgb(178,24,43)"], [1, "rgb(103,0,31)"]], "size": 4}, "mode": "markers", "type": "scatter3d", "x": [-1.032, -0.5026], "y": [1.583e-16, 7.712e-17], "z": [-1.351, -0.658]}, {"line": {"cmax": 2, "cmin": 0, "color": [0.8, 0.8], "colorscale": [[0, "rgb(5,48,97)"], [0.1, "rgb(33,102,172)"], [0.2, "rgb(67,147,195)"], [0.3, "rgb(146,197,222)"], [0.4, "rgb(209,229,240)"], [0.5, "rgb(247,247,247)"], [0.6, "rgb(253,219,199)"], [0.7, "rgb(244,165,130)"], [0.8, "rgb(214,96,77)"], [0.9, "rgb(178,24,43)"], [1, "rgb(103,0,31)"]], "width": 16}, "marker": {"cmax": 2, "cmin": 0, "color": [0.8, 0.8], "colorscale": [[0, "rgb(5,48,97)"], [0.1, "rgb(33,102,172)"], [0.2, "rgb(67,147,195)"], [0.3, "rgb(146,197,222)"], [0.4, "rgb(209,229,240)"], [0.5, "rgb(247,247,247)"], [0.6, "rgb(253,219,199)"], [0.7, "rgb(244,165,130)"], [0.8, "rgb(214,96,77)"], [0.9, "rgb(178,24,43)"], [1, "rgb(103,0,31)"]], "size": 3}, "mode": "lines+markers", "type": "scatter3d", "x": [-1.032, -0.5026], "y": [1.583e-16, 7.712e-17], "z": [-1.351, -0.658]}, {"mode": "text", "text": ["1", "2", "3", "4", "5", "6", "7", "8", "9", "10", "11", "12", "13", "14", "15", "16", "17", "18", "19", "20"], "textfont": {"color": "darkblue", "family": "sans serif", "size": 20}, "textposition": "middle center", "type": "scatter3d", "x": [1.421, -0.4427, -1.09, 1.031, 1.685, -0.6374, 0.3939, -2.063, 0.7528, -1.669, 1.701, -0.7467, 2.122, -0.3939, 0.6374, -1.685, -1.051, 1.041, 0.3977, -1.275], "y": [-1.09e-16, -1.363, 0.7921, 0.7493, -1.224, 1.962, -1.212, 2.934e-16, 2.317, -1.212, 1.236, -2.298, -2.991e-16, 1.212, -1.962, 1.224, -0.7636, -0.7565, 1.224, 1.956e-16], "z": [1.859, -1.875, 1.764, -1.669, -0.3977, -0.3939, 1.669, -0.3939, 0.4652, 0.3939, -0.4014, -0.4615, 0.4052, -1.669, 0.3939, 0.3977, 1.701, -1.685, 1.685, -1.669]}], "layout": {"showlegend": false}}
